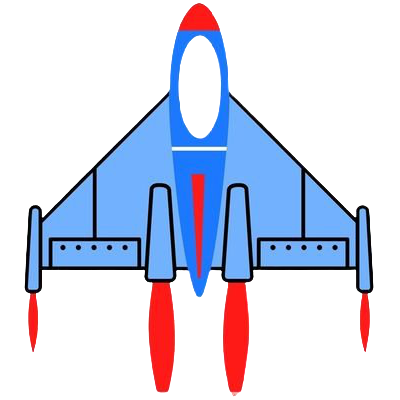
#> input picture image/heroplane1.png, 400 x 400 px, found by its file name
$ python get_picture.py   (older library calls are emulated)
#> lines starting #> are read from the running program, lines starting #| are printed output that depends on the picture
from PIL import Image
import os

def enemy():
    size = (50,50)
    for i in range(1,6):
        f = 'image/plane/{}.png'.format(str(i))
        im = Image.open(f)
        im.thumbnail(size, Image.ANTIALIAS)
        im.save('image/plane/p{}.png'.format(str(i)))

def hero():
    size = (80,80)
    f = 'image/plane/heroplane1.png'
    im = Image.open(f)
#> im is the input picture: PIL image 400x400 RGBA; mean R, G, B, A 37.4, 42.4, 61.4, 80
    im.thumbnail(size, Image.ANTIALIAS)
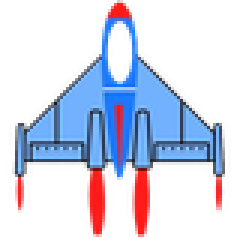
#> im: PIL image 80x80 RGBA (shown 3 times larger); mean R, G, B, A 46, 46.1, 66.4, 80.1; transparent parts drawn white
    im.save('image/plane/heroplane.png')

hero()
